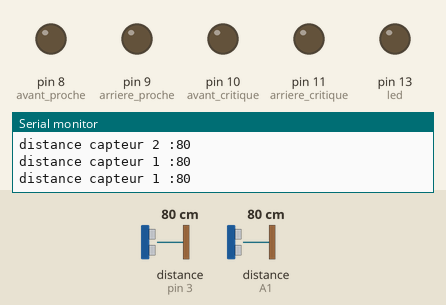
This sketch was run on a simulated Arduino Uno, built with avr-gcc and run on an emulated ATmega328P. On the bench: output pins drawn as LEDs (lit = HIGH), the last lines printed to the serial monitor. Wiring (inferred from the names in the program): 2 × ultrasonic range finder: trigger pin 2, echo pin 3 / trigger A0, echo A1. The inputs (shaded band) are chosen by the test bench; at power-on: distance to the obstacle (sensors on pin 3, A1) 80 cm. The echo pulse lasts 58.3 µs per cm; pins used as bus, display or sensor lines are not drawn.

Above: at 1.2 s.
1.3 s: distance to the obstacle (sensor on pin 3) set to 62 cm
4.3 s: distance to the obstacle (sensor on pin 3) set to 55 cm
At 5.3 s:
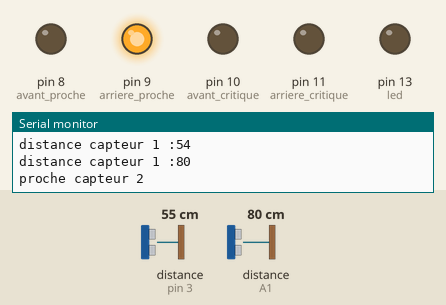
5.8 s: distance to the obstacle (sensor on A1) set to 63 cm
7.3 s: distance to the obstacle (sensor on A1) set to 55 cm
At 7.9 s:
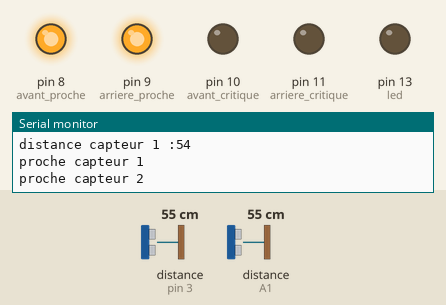
8.8 s: distance to the obstacle (sensor on pin 3) set to 43 cm
10.3 s: distance to the obstacle (sensor on pin 3) set to 36 cm
At 10.8 s:
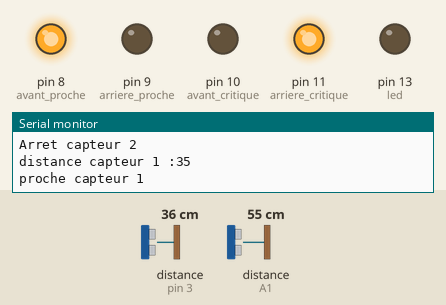
Timing chart, 0 to 12.8 s (numbered marks = the images above; inputs shaded):
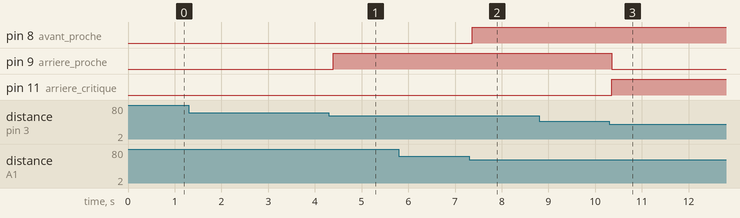

Measured:
- the behaviour switches between 60 and 59 cm on distance to the obstacle (sensor on pin 3) (found by bisection; images 0 and 1)
- the behaviour switches between 60 and 59 cm on distance to the obstacle (sensor on A1) (found by bisection; images 1 and 2)
- the behaviour switches between 41 and 40 cm on distance to the obstacle (sensor on pin 3) (found by bisection; images 2 and 3)
- after the input at 4.3 s, pin 9 (arriere_proche): LOW → HIGH after 0.09 s
- after the input at 7.3 s, pin 8 (avant_proche): LOW → HIGH after 0.06 s
- after the input at 10.3 s, pin 9 (arriere_proche): HIGH → LOW after 0.05 s; pin 11 (arriere_critique): LOW → HIGH after 0.05 s

The sketch:

balise.ino
```cpp
// définition des broches utilisées
int trig1 = A0;
int echo1 = A1;
int trig2 = A2;
int echo2 = A3;
int trig3 = A4;
int echo3 = A5;
int trig4 = 2;
int echo4 = 3;
int trig5 = 4;
int echo5 = 5;
int trig6 = 6;
int echo6 = 7;
int led = 13;
int avant_proche=8;
int arriere_proche=9;
int avant_critique=10;
int arriere_critique=11;


long lecture_echo;
long cm1;
long cm2;
long cm;

void setup()
{
  pinMode(led, OUTPUT);//led de test
  digitalWrite(led, LOW);

  pinMode(avant_proche, OUTPUT);
  digitalWrite(avant_proche, LOW);
  pinMode(avant_critique, OUTPUT);//led de test
  digitalWrite(avant_critique, LOW);

  pinMode(arriere_proche, OUTPUT);
  digitalWrite(arriere_proche, LOW);
  pinMode(arriere_critique, OUTPUT);//led de test
  digitalWrite(arriere_critique, LOW);


  /*init de tout les capteurs*/
  pinMode(trig1, OUTPUT);
  digitalWrite(trig1, LOW);
  pinMode(echo1, INPUT);

  pinMode(trig2, OUTPUT);
  digitalWrite(trig2, LOW);
  pinMode(echo2, INPUT);

  pinMode(trig3, OUTPUT);
  digitalWrite(trig3, LOW);
  pinMode(echo3, INPUT);

  pinMode(trig4, OUTPUT);
  digitalWrite(trig4, LOW);
  pinMode(echo4, INPUT);

  pinMode(trig5, OUTPUT);
  digitalWrite(trig5, LOW);
  pinMode(echo5, INPUT);

  pinMode(trig6, OUTPUT);
  digitalWrite(trig6, LOW);
  pinMode(echo6, INPUT);

  Serial.begin(9600);
}

void loop()
{
  //capteur 1
  digitalWrite(trig1, HIGH);/*lance la detection*/
  delayMicroseconds(10);
  digitalWrite(trig1, LOW);
  lecture_echo = pulseIn(echo1, HIGH);/*mesure la durée de echo à l'etat haut*/
  cm1 = lecture_echo / 58;/*transforme temps en longueur*/
  delay(20);

  digitalWrite(trig1, HIGH);
  delayMicroseconds(10);
  digitalWrite(trig1, LOW);
  lecture_echo = pulseIn(echo1, HIGH);
  cm2 = lecture_echo / 58;
  Serial.print("distance capteur 1 :");
  Serial.println(cm);
  if(abs(cm2 - cm1) > 50) //pour éviter les aberrations
   {
     cm = min(cm1,cm2);
   }
   else{cm = (cm1 + cm2)/2;}
   if(cm < 40){//premiere zone
    Serial.println("Arret capteur 1");
    digitalWrite(avant_proche, LOW);
    digitalWrite(avant_critique, HIGH);
  }
  else{
    if(cm < 60){
      Serial.println("proche capteur 1");
    digitalWrite(avant_proche, HIGH);
    digitalWrite(avant_critique, LOW);
      }
    else{
    digitalWrite(avant_proche, LOW);
    digitalWrite(avant_critique, LOW);
    Serial.print("distance capteur 1 :");
    Serial.println(cm);
  }

    }
  delay(20);

  //capteur 2
  /*digitalWrite(trig2, HIGH);//lance la detection
  delayMicroseconds(10);
  digitalWrite(trig2, LOW);
  lecture_echo = pulseIn(echo2, HIGH);//mesure la durée de echo à l'etat haut
  cm1 = lecture_echo / 58;//transforme temps en longueur
  delay(20);

  digitalWrite(trig2, HIGH);
  delayMicroseconds(10);
  digitalWrite(trig2, LOW);
  lecture_echo = pulseIn(echo2, HIGH);
  cm2 = lecture_echo / 58;
  if(abs(cm2 - cm1) > 50) //pour éviter les aberrations
   {
     cm = min(cm1,cm2);

   }
   else{cm = (cm1 + cm2)/2;}
   if(cm < 40){//premiere zone
    Serial.println("Arret capteur 2");
    digitalWrite(led, HIGH);
    delay(10);
    digitalWrite(led, LOW);
  }
  else{
    Serial.print("distance capteur 2 :");
    Serial.println(cm);
    }
  delay(20);

  //capteur 3
  digitalWrite(trig3, HIGH);//lance la detection
  delayMicroseconds(10);
  digitalWrite(trig3, LOW);
  lecture_echo = pulseIn(echo3, HIGH);//mesure la durée de echo à l'etat haut
  cm1 = lecture_echo / 58;//transforme temps en longueur
  delay(20);


  digitalWrite(trig3, HIGH);
  delayMicroseconds(10);
  digitalWrite(trig3, LOW);
  lecture_echo = pulseIn(echo3, HIGH);
  cm2 = lecture_echo / 58;
  if(abs(cm2 - cm1) > 50) //pour éviter les aberrations
   {
     cm = min(cm1,cm2);
   }
   else{cm = (cm1 + cm2)/2;}
   if(cm < 40){//premiere zone
    Serial.println("Arret capteur 3");
    digitalWrite(led, HIGH);
    delay(10);
    digitalWrite(led, LOW);
  }
  else{
    Serial.print("distance capteur 3 :");
    Serial.println(cm);
    }
  delay(20);*/
   //capteur 4
  digitalWrite(trig4, HIGH);//lance la detection
  delayMicroseconds(10);
  digitalWrite(trig4, LOW);
  lecture_echo = pulseIn(echo4, HIGH);//mesure la durée de echo à l'etat haut
  cm1 = lecture_echo / 58;//transforme temps en longueur
  delay(20);


  digitalWrite(trig4, HIGH);
  delayMicroseconds(10);
  digitalWrite(trig4, LOW);
  lecture_echo = pulseIn(echo4, HIGH);
  cm2 = lecture_echo / 58;
  if(abs(cm2 - cm1) > 50) //pour éviter les aberrations
   {
     cm = min(cm1,cm2);
   }
   else{cm = (cm1 + cm2)/2;}
if(cm < 40){//premiere zone
    Serial.println("Arret capteur 2");
    digitalWrite(arriere_proche, LOW);
    digitalWrite(arriere_critique, HIGH);
  }
  else{
    if(cm < 60){
      Serial.println("proche capteur 2");
    digitalWrite(arriere_proche, HIGH);
    digitalWrite(arriere_critique, LOW);
      }
    else{
    digitalWrite(arriere_proche, LOW);
    digitalWrite(arriere_critique, LOW);
    Serial.print("distance capteur 2 :");
    Serial.println(cm);
  }

    }
  delay(20);
  /*
   //capteur 5
  digitalWrite(trig5, HIGH);//lance la detection
  delayMicroseconds(10);
  digitalWrite(trig5, LOW);
  lecture_echo = pulseIn(echo5, HIGH);//mesure la durée de echo à l'etat haut
  cm1 = lecture_echo / 58;//transforme temps en longueur
  delay(20);


  digitalWrite(trig5, HIGH);
  delayMicroseconds(10);
  digitalWrite(trig5, LOW);
  lecture_echo = pulseIn(echo5, HIGH);
  cm2 = lecture_echo / 58;
  if(abs(cm2 - cm1) > 50) //pour éviter les aberrations
   {
     cm = min(cm1,cm2);
   }
   else{cm = (cm1 + cm2)/2;}
   if(cm < 40){//premiere zone
    Serial.println("Arret capteur 5");
    digitalWrite(led, HIGH);
    delay(10);
    digitalWrite(led, LOW);
  }
  else{
    Serial.print("distance capteur 5 :");
    Serial.println(cm);
    }
  delay(20);
   //capteur 6
  digitalWrite(trig6, HIGH);//lance la detection
  delayMicroseconds(10);
  digitalWrite(trig6, LOW);
  lecture_echo = pulseIn(echo6, HIGH);//mesure la durée de echo à l'etat haut
  cm1 = lecture_echo / 58;//transforme temps en longueur
  delay(20);


  digitalWrite(trig6, HIGH);
  delayMicroseconds(10);
  digitalWrite(trig6, LOW);
  lecture_echo = pulseIn(echo6, HIGH);
  cm2 = lecture_echo / 58;
  if(abs(cm2 - cm1) > 50) //pour éviter les aberrations
   {
     cm = min(cm1,cm2);
   }
   else{cm = (cm1 + cm2)/2;}
   if(cm < 40){//premiere zone
    Serial.println("Arret capteur6");
  }
  else{
    Serial.print("distance capteur 6 :");
    Serial.println(cm);
    }
  delay(20);
  */
 // digitalWrite(trig4, HIGH);
  //delayMicroseconds(10);
 // digitalWrite(trig4, LOW);
  //lecture_echo = pulseIn(echo4, HIGH);
  //cm = lecture_echo / 58;
  //Serial.print("capteur 4: ");
  //Serial.println(cm);
  //delay(20);


}
```
